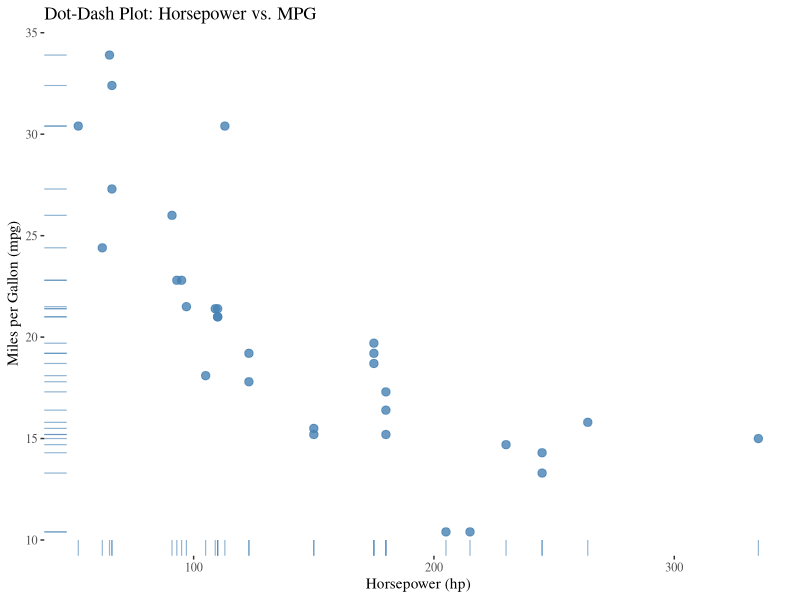

The R script that drew this image:
library(ggplot2)
library(ggthemes)

ggplot(mtcars, aes(x = hp, y = mpg)) +
  geom_point(color = "steelblue", size = 2.5, alpha = 0.8) +
  geom_rug(color = "steelblue", alpha = 0.6, linewidth = 0.4) +
  theme_tufte(base_family = "serif") +
  labs(
    title = "Dot-Dash Plot: Horsepower vs. MPG",
    x = "Horsepower (hp)",
    y = "Miles per Gallon (mpg)"
  )
